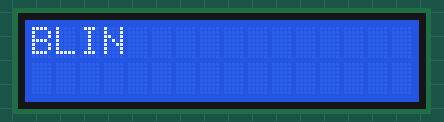
This sketch was run on a simulated Arduino Uno, built with avr-gcc and run on an emulated ATmega328P. Parts: 16×2 character LCD.

Above: at 0.14 s.
At 0.76 s:
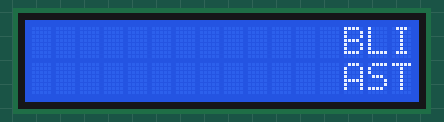
At 1.55 s:
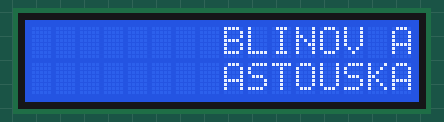
At 2.95 s:
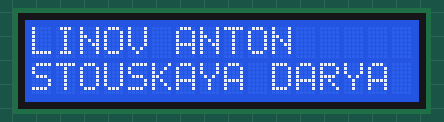
At 4.36 s:
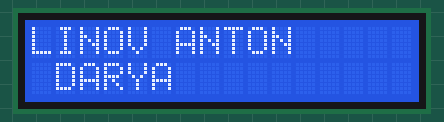
At 5.92 s:
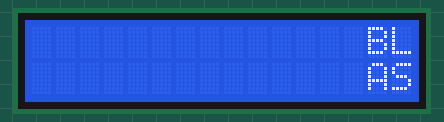

The sketch:

sketch_12.ino
```cpp
// Подключаем библиотеку для работы с жидкокристаллическим
// экраном (англ. Liquid Crystal Display или просто LCD)
#include <LiquidCrystal.h>
// на диоде, защищающем от неверной полярности, падает доля
// напряжения (англ. voltage drop). Необходимо это учитывать
#define DIODE_DROP 0.7
// Объявляем объект, для управления дисплеем. Для его создания
// необходимо указать номера пинов, к которым он подключен в
// порядке: RS E DB5 DB6 DB7 DB8
LiquidCrystal lcd(13, 12, 11, 10, 9, 8);
void setup()
{
 // начинаем работу с экраном. Сообщаем объекту количество
 // строк и столбцов. Опять же, вызывать pinMode не требуется:
 // функция begin сделает всё за нас
 lcd.begin(16, 2);
 // печатаем сообщение на первой строке
 lcd.print("BLIN");
}
void loop()
{
   // передвигаем надпись влево
   for (int i = 17; i > -17; i--) {
      lcd.setCursor(i, 0);
      lcd.print("BLINOV ANTON");
      lcd.setCursor(i, 1);
      lcd.print("ASTOUSKAYA DARYA");
      delay(150);
      lcd.clear(); // очищаем экран
   }
}
```

Measured:
- by itself, everything shown: repeats every 5.3 s, in 33 steps
